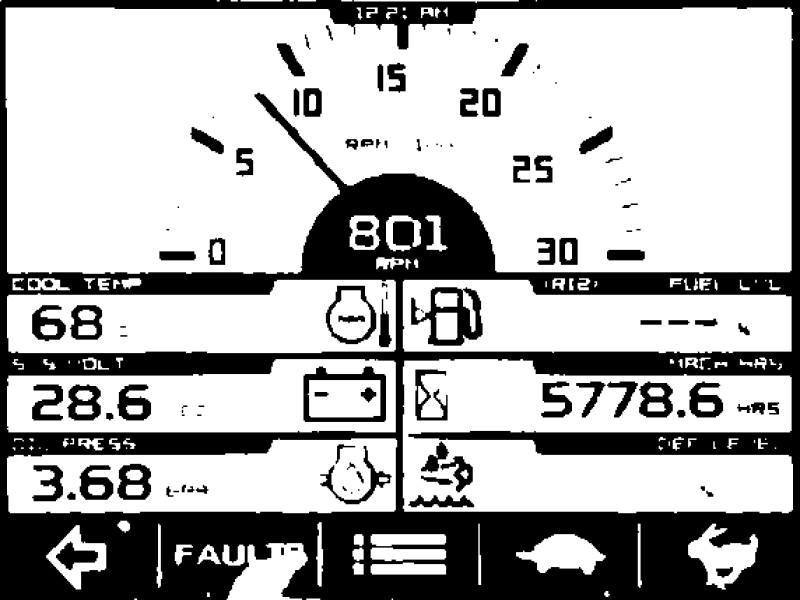
#> input picture image1_screen.png, 800 x 600 px; its folder holds only this picture in this run
$ python screen_detector.py image1_screen.png
#> lines starting #> are read from the running program, lines starting #| are printed output that depends on the picture; after the words box and inside, x2 and y2 are one past the last pixel; in counts of white or black regions, pixels touching at a corner belong together
"""Utility to isolate a screen/monitor from a photo.

The script searches for the largest quadrilateral contour in the image and
warps it so the result is a straightened screen crop.
"""

from __future__ import annotations

import argparse
from pathlib import Path
from typing import Iterable

import cv2
import numpy as np


def order_points(points: np.ndarray) -> np.ndarray:
    """Return the four points arranged as top-left, top-right, bottom-right, bottom-left."""
    rect = np.zeros((4, 2), dtype="float32")
    s = points.sum(axis=1)
    rect[0] = points[np.argmin(s)]
    rect[2] = points[np.argmax(s)]

    diff = np.diff(points, axis=1)
    rect[1] = points[np.argmin(diff)]
    rect[3] = points[np.argmax(diff)]
    return rect


def four_point_transform(image: np.ndarray, pts: np.ndarray) -> np.ndarray:
    """Apply a perspective transform so the four points become a rectangle."""
    rect = order_points(pts)
    (tl, tr, br, bl) = rect

    width_a = np.linalg.norm(br - bl)
    width_b = np.linalg.norm(tr - tl)
    max_width = int(max(width_a, width_b))

    height_a = np.linalg.norm(tr - br)
    height_b = np.linalg.norm(tl - bl)
    max_height = int(max(height_a, height_b))

    dst = np.array(
        [[0, 0], [max_width - 1, 0], [max_width - 1, max_height - 1], [0, max_height - 1]],
        dtype="float32",
    )
    matrix = cv2.getPerspectiveTransform(rect, dst)
    return cv2.warpPerspective(image, matrix, (max_width, max_height))


def find_screen_contour(image: np.ndarray) -> np.ndarray:
    """Locate the largest 4-point contour that likely corresponds to a screen."""
    gray = cv2.cvtColor(image, cv2.COLOR_BGR2GRAY)
    blurred = cv2.GaussianBlur(gray, (5, 5), 0)
    edges = cv2.Canny(blurred, 50, 150)

    contours, _ = cv2.findContours(edges.copy(), cv2.RETR_EXTERNAL, cv2.CHAIN_APPROX_SIMPLE)
    contours = sorted(contours, key=cv2.contourArea, reverse=True)

    for contour in contours:
        perimeter = cv2.arcLength(contour, True)
        approx = cv2.approxPolyDP(contour, 0.02 * perimeter, True)
        if len(approx) == 4:
            return approx.reshape(4, 2)

    raise ValueError("Unable to find a screen-like contour in the image.")


def enhance_screen(image: np.ndarray) -> np.ndarray:
    """Convert to high-contrast black/white and resize to 800x600."""
    gray = cv2.cvtColor(image, cv2.COLOR_BGR2GRAY)
    clahe = cv2.createCLAHE(clipLimit=2.0, tileGridSize=(8, 8))
    equalized = clahe.apply(gray)
    blurred = cv2.GaussianBlur(equalized, (3, 3), 0)
    _, binary = cv2.threshold(blurred, 0, 255, cv2.THRESH_BINARY + cv2.THRESH_OTSU)
    return cv2.resize(binary, (800, 600), interpolation=cv2.INTER_AREA)


def extract_screen(input_path: Path, output_path: Path | None) -> Path:
    """Extract the screen from the input image, writing the result to output_path."""
    image = cv2.imread(str(input_path))
    if image is None:
        raise FileNotFoundError(f"Unable to read image at {input_path}")

    contour = find_screen_contour(image)
    warped = four_point_transform(image, contour.astype("float32"))
    processed = enhance_screen(warped)

    if output_path is None:
        output_path = input_path.with_name(f"{input_path.stem}_screen.png")
    cv2.imwrite(str(output_path), processed)
    return output_path


def parse_args(argv: Iterable[str] | None = None) -> argparse.Namespace:
    parser = argparse.ArgumentParser(description="Extract a screen region from an image.")
    parser.add_argument("image", type=Path, help="Path to the photo containing a screen.")
    parser.add_argument(
        "-o",
        "--output",
        type=Path,
        help="Where to save the extracted screen (default: <image>_screen.png).",
    )
    return parser.parse_args(argv)


def main(argv: Iterable[str] | None = None) -> None:
    args = parse_args(argv)
    output_path = extract_screen(args.image, args.output)
#> in extract_screen, image is the input picture: shape (600, 800, 3); min 0, max 255, mean 174.6
#> in find_screen_contour, `blurred = cv2.GaussianBlur(gray, (5, 5), 0)`:
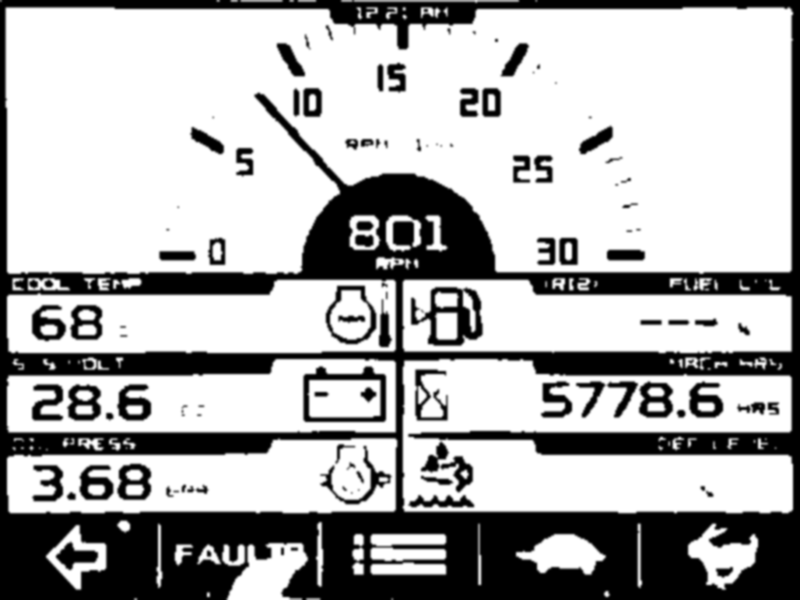
#> blurred: shape (600, 800); min 0, max 255, mean 174.6
#> in find_screen_contour, `edges = cv2.Canny(blurred, 50, 150)`:
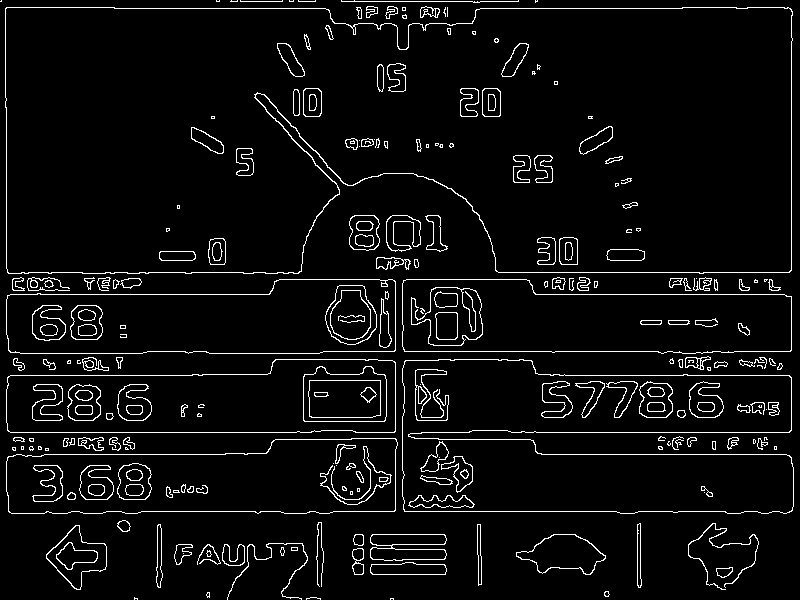
#> edges: shape (600, 800); 5.1% white in thin lines or dots
#> in find_screen_contour, `contours, _ = cv2.findContours(edges.copy(), cv2.RETR_EXTERNAL, cv2.CH..`: contours = 115 contours, 51 with area under 20; largest, box (x1, y1, x2, y2) and area: (5, 7, 793, 274) 189095, (402, 359, 794, 514) 48524, (6, 279, 396, 354) 24461, (6, 438, 398, 514) 24339, (402, 279, 792, 354) 24170
#> the loop in find_screen_contour, `for contour in contours:` made 3 passes
#> perimeter on passes 1 to 2: 2596.3, 1849.9
#> (perimeter, approx) on pass 3: (919.3, [[395, 281], [10, 294], [8, 350], [394, 351]])
#> in extract_screen, `contour = find_screen_contour(image)`: contour = [[395, 281], [10, 294], [8, 350], [394, 351]]
#> in order_points, `s = points.sum(axis=1)`: s = [676, 304, 358, 745]
#> in order_points, `diff = np.diff(points, axis=1)`: diff = [-114, 284, 342, -43]
#> in four_point_transform, `rect = order_points(pts)`: rect = [[10, 294], [395, 281], [394, 351], [8, 350]]
#> in four_point_transform, `(tl, tr, br, bl) = rect`: tl = [10, 294]; tr = [395, 281]; br = [394, 351]; bl = [8, 350]
#> in four_point_transform, `width_a = np.linalg.norm(br - bl)`: width_a = 386
#> in four_point_transform, `width_b = np.linalg.norm(tr - tl)`: width_b = 385.2
#> in four_point_transform, `max_width = int(max(width_a, width_b))`: max_width = 386
#> in four_point_transform, `height_a = np.linalg.norm(tr - br)`: height_a = 70.01
#> in four_point_transform, `height_b = np.linalg.norm(tl - bl)`: height_b = 56.04
#> in four_point_transform, `max_height = int(max(height_a, height_b))`: max_height = 70
#> in four_point_transform, `dst = np.array( [[0, 0], [max_width - 1, 0], [max_width - 1, max_heigh..`: dst = [[0, 0], [385, 0], [385, 69], [0, 69]]
#> in four_point_transform, `matrix = cv2.getPerspectiveTransform(rect, dst)`: matrix = [[1.29, 0.0461, -26.44], [0.0431, 1.28, -375.4], [0.000672, 8.14e-05, 1]]
#> in four_point_transform, `return cv2.warpPerspective(image, matrix, (max_width, max_height))`:
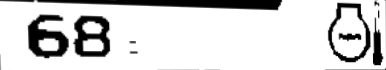
#> returned value: shape (70, 386, 3); min 0, max 255, mean 213.5
#> in enhance_screen, `blurred = cv2.GaussianBlur(equalized, (3, 3), 0)`:
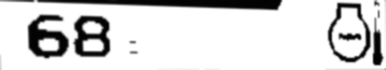
#> blurred: shape (70, 386); min 2, max 255, mean 214.8
#> in enhance_screen, `_, binary = cv2.threshold(blurred, 0, 255, cv2.THRESH_BINARY + cv2.THR..`:
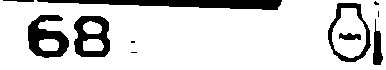
#> binary: shape (70, 386); 83.5% white; 11 black regions (4 under 20 px), largest, box (x1, y1, x2, y2) and area: (37, 0, 282, 10) 1490, (28, 15, 69, 58) 984, (74, 16, 110, 57) 887
#> in enhance_screen, `return cv2.resize(binary, (800, 600), interpolation=cv2.INTER_AREA)`:
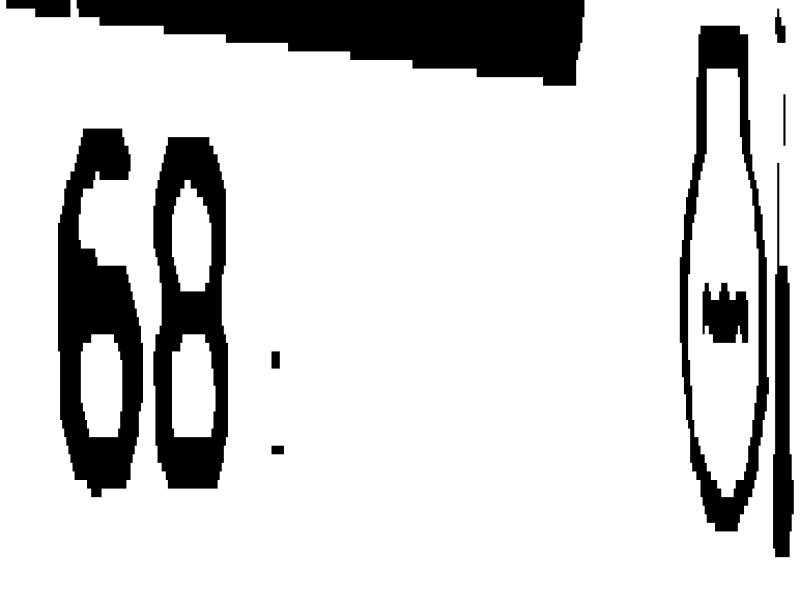
#> returned value: shape (600, 800); min 0, max 255, mean 212.9
    print(f"Screen extracted to: {output_path}")


if __name__ == "__main__":
    main()
